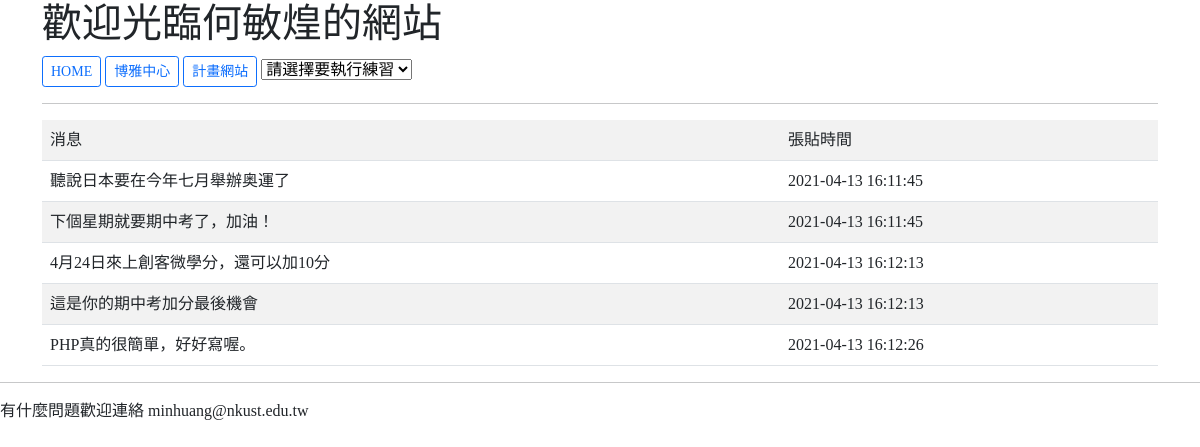
The page / on the database its author committed.
### tables this page shows
CREATE TABLE `news` (
  `id` int(11) NOT NULL,
  `title` varchar(40) NOT NULL,
  `created` datetime NOT NULL DEFAULT CURRENT_TIMESTAMP
);

### index.php (the view, shortened to what this page needs)
<!DOCTYPE html>
<html>
<head>
    <link href="https://cdn.jsdelivr.net/npm/bootstrap@5.0.0-beta3/dist/css/bootstrap.min.css" rel="stylesheet">
</head>
<body>
	<div class="container">
<?php include("header.php"); ?>
<?php
$servername = "localhost";
$username = "root";
$password = "12345678";
$dbname = "data";
$conn = new mysqli($servername, $username, $password, $dbname);
$sql = "SELECT *  FROM news";
$result = $conn->query($sql);
if ($result->num_rows > 0) {
  echo "<table class='table table-striped'>";
  echo "<tr><td>消息</td><td>張貼時間</td></tr>";
  while($row = $result->fetch_assoc()) {
  	echo "<tr>";
	    echo "<td>" . $row["title"]. "</td>";
	    echo "<td>" . $row["created"]. "</td>";
    echo "</tr>";
  }
  echo "</table>";
} else {
  echo "0 results";
}
?>
</div>
<?php include("footer.php"); ?>
</body>
</html>

### header.php (shortened to what this page needs)
<h1>歡迎光臨何敏煌的網站</h1>
<button href='/php-20210413/' type="button" class="btn btn-outline-primary btn-sm">HOME</button>
<button href='https://cla.nkust.edu.tw' type="button" class="btn btn-outline-primary btn-sm">博雅中心</button>
<button href='http://tzukuan.nkust.org' type="button" class="btn btn-outline-primary btn-sm">計畫網站</button>
<select onchange='location.href="/php-20210413/"+this.value'>
	<option value="0323-1.php">請選擇要執行練習</option>
</select>
<hr>

### footer.php
<hr>
<p>有什麼問題歡迎連絡 minhuang@nkust.edu.tw</p>

### index.php (style rules this page uses)
body { font-family: 微軟正黑體; }

### rows shown on the page
news: title "聽說日本要在今年七月舉辦奥運了", created "2021-04-13 16:11:45"
news: title "下個星期就要期中考了，加油！", created "2021-04-13 16:11:45"
news: title "4月24日來上創客微學分，還可以加10分", created "2021-04-13 16:12:13"
news: title "這是你的期中考加分最後機會", created "2021-04-13 16:12:13"
news: title "PHP真的很簡單，好好寫喔。", created "2021-04-13 16:12:26"
